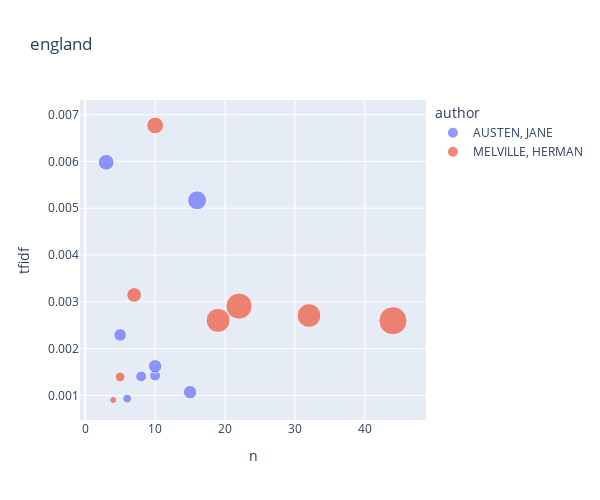

Source (notebook cell):
### Code cell
top_books_for_term('england')

### Figure 1 — Plotly figure (JSON) as saved in the notebook; plotly's stock layout.template omitted (floating-point values rounded to 4 significant figures)
{"data": [{"hovertemplate": "<b>%{hovertext}</b><br><br>author=AUSTEN, JANE<br>n=%{x}<br>tfidf=%{y}<br>tf=%{marker.size}<extra></extra>", "hovertext": ["EMMA", "LADY SUSAN", "LOVE AND FREINDSHIP SIC", "MANSFIELD PARK", "NORTHANGER ABBEY", "PERSUASION", "PRIDE AND PREJUDICE", "SENSE AND SENSIBILITY"], "legendgroup": "AUSTEN, JANE", "marker": {"color": "#636efa", "size": [0.002882, 0.006058, 0.008723, 0.004325, 0.004379, 0.001883, 0.003868, 0.002847], "sizemode": "area", "sizeref": 4.819e-05, "symbol": "circle"}, "mode": "markers", "name": "AUSTEN, JANE", "orientation": "v", "showlegend": true, "type": "scatter", "x": [10, 3, 16, 15, 10, 6, 5, 8], "xaxis": "x", "y": [0.001423, 0.005982, 0.005167, 0.001068, 0.001621, 0.0009297, 0.002291, 0.001405], "yaxis": "y"}, {"hovertemplate": "<b>%{hovertext}</b><br><br>author=MELVILLE, HERMAN<br>n=%{x}<br>tfidf=%{y}<br>tf=%{marker.size}<extra></extra>", "hovertext": ["ISRAEL POTTER HIS FIFTY YEARS OF EXILE", "MOBY DICK OR THE WHALE", "OMOO ADVENTURES IN THE SOUTH SEAS", "PIERRE OR THE AMBIGUITIES", "REDBURN HIS FIRST VOYAGE BEING THE SAILOR BOY CONFESSIONS AND REMINISCENCES OF THE SON OF A GENTLEMAN IN THE MERCHANT NAVY", "THE CONFIDENCE MAN HIS MASQUERADE", "TYPEE A ROMANCE OF THE SOUTH SEAS", "WHITE JACKET OR THE WORLD ON A MAN OF WAR"], "legendgroup": "MELVILLE, HERMAN", "marker": {"color": "#EF553B", "size": [0.0137, 0.01406, 0.005311, 0.006856, 0.01928, 0.002351, 0.001215, 0.01668], "sizemode": "area", "sizeref": 4.819e-05, "symbol": "circle"}, "mode": "markers", "name": "MELVILLE, HERMAN", "orientation": "v", "showlegend": true, "type": "scatter", "x": [32, 19, 7, 10, 44, 5, 4, 22], "xaxis": "x", "y": [0.002706, 0.002602, 0.003146, 0.006769, 0.002595, 0.001393, 0.0008997, 0.002907], "yaxis": "y"}], "layout": {"height": 500, "legend": {"itemsizing": "constant", "title": {"text": "author"}, "tracegroupgap": 0}, "title": {"text": "england"}, "width": 600, "xaxis": {"anchor": "y", "autorange": true, "domain": [0, 1], "range": [-0.7937, 48.82], "title": {"text": "n"}, "type": "linear"}, "yaxis": {"anchor": "x", "autorange": true, "domain": [0, 1], "range": [0.0004729, 0.007312], "title": {"text": "tfidf"}, "type": "linear"}}}
